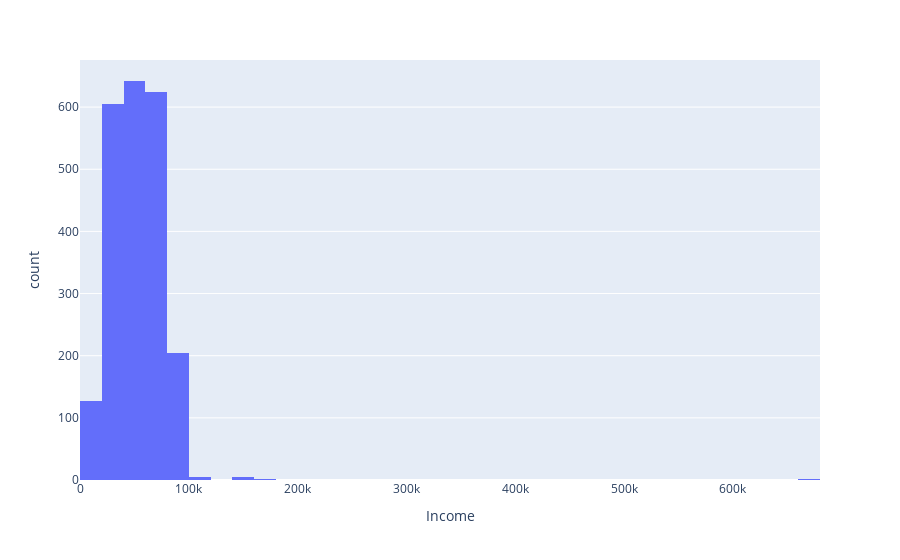

Notebook source saved alongside this figure:
### Code cell
from plotly.offline import init_notebook_mode, iplot
init_notebook_mode(connected=True)

import plotly.express as px


fig0 = px.histogram(df, x="Income", nbins=50)
fig0.show()

### Figure 1 — Plotly figure (JSON) as saved in the notebook; plotly's stock layout.template omitted (floating-point values rounded to 4 significant figures; data arrays with more than 128 entries replaced by an {"elided": "..."} marker saying what was removed)
{"data": [{"alignmentgroup": "True", "bingroup": "x", "hovertemplate": "Income=%{x}<br>count=%{y}<extra></extra>", "legendgroup": "", "marker": {"color": "#636efa", "pattern": {"shape": ""}}, "name": "", "nbinsx": 50, "offsetgroup": "", "orientation": "v", "showlegend": false, "type": "histogram", "x": {"elided": "2240 int values"}, "xaxis": "x", "yaxis": "y"}], "layout": {"barmode": "relative", "legend": {"tracegroupgap": 0}, "margin": {"t": 60}, "xaxis": {"anchor": "y", "domain": [0, 1], "title": {"text": "Income"}}, "yaxis": {"anchor": "x", "domain": [0, 1], "title": {"text": "count"}}}}
